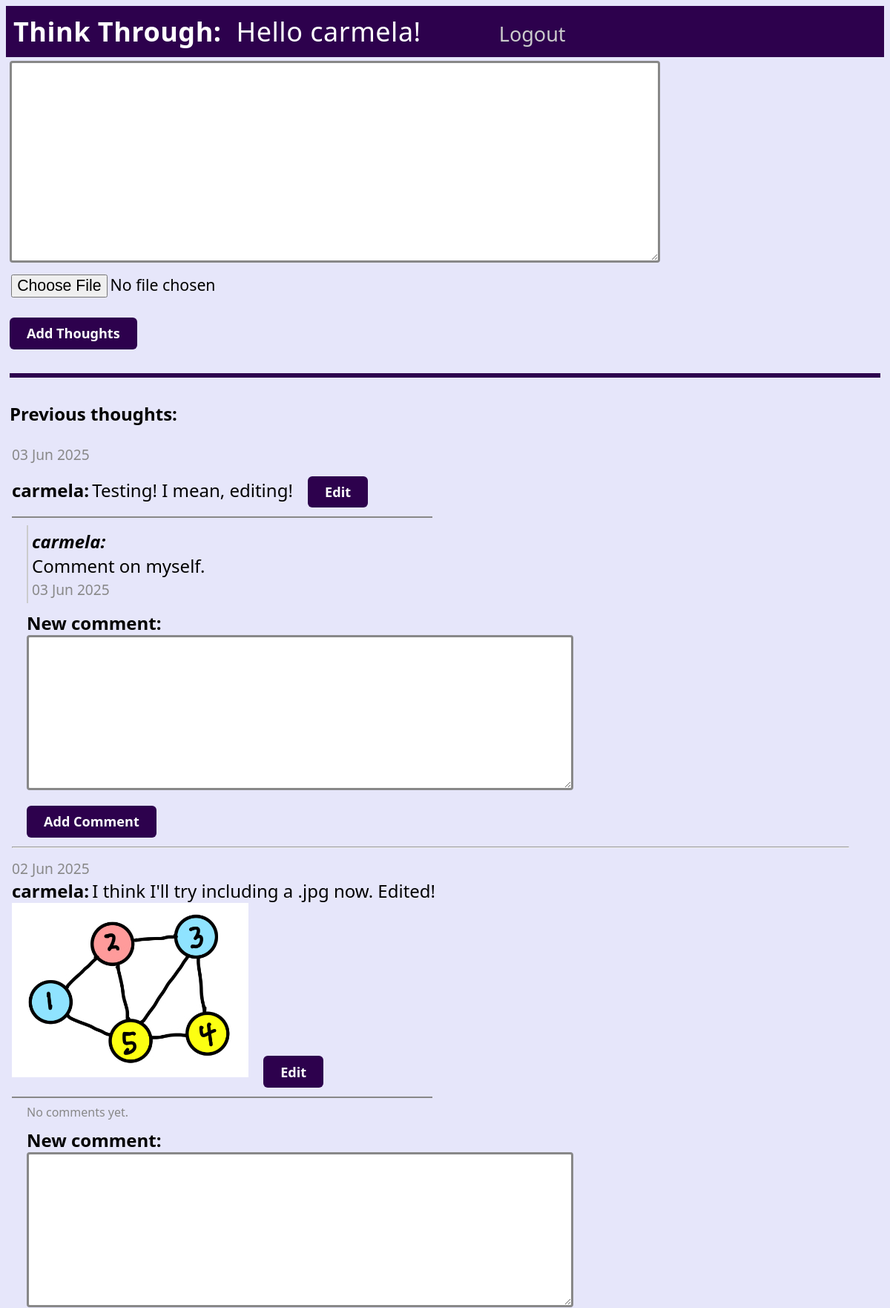
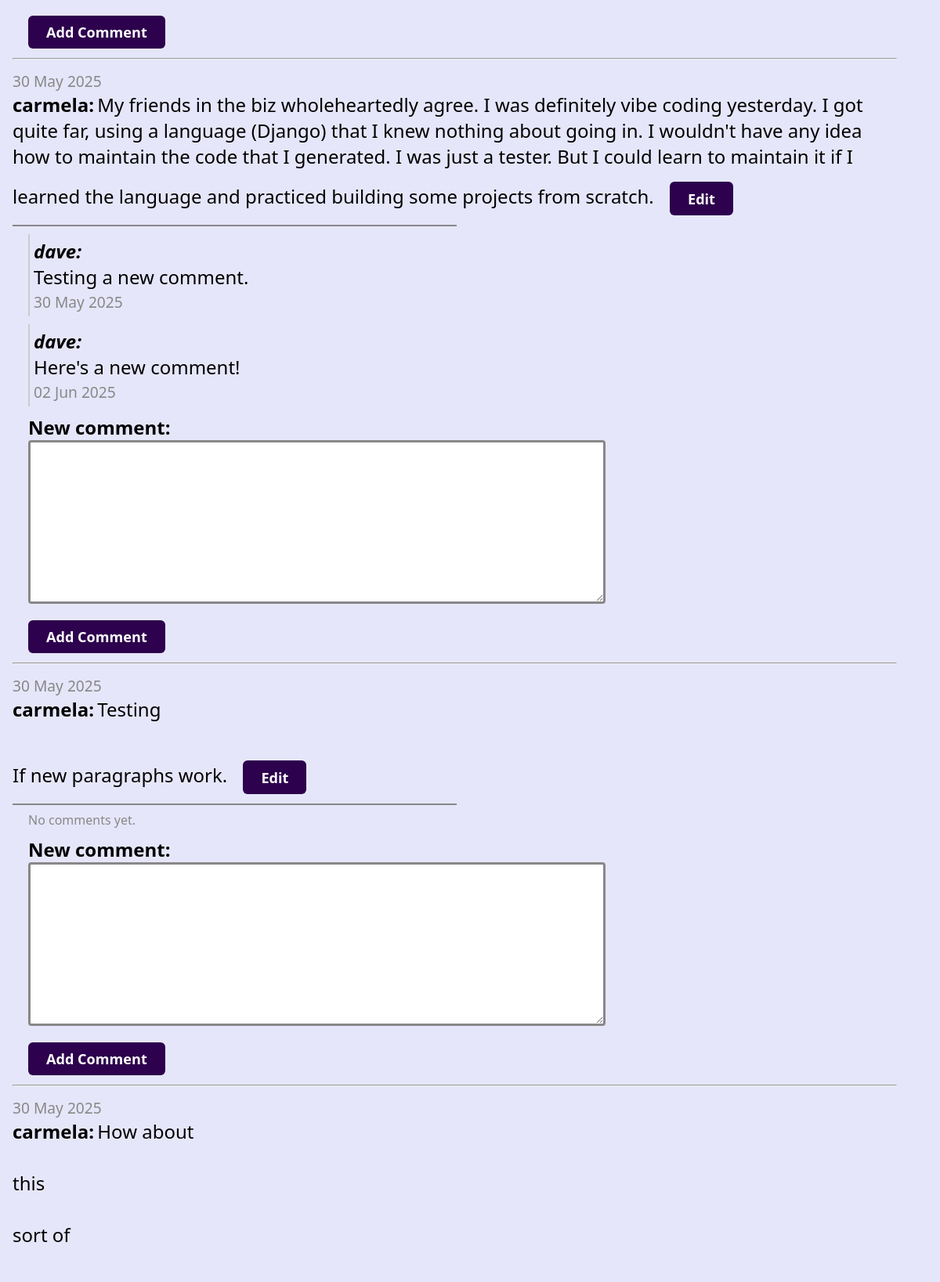
Screenshot of / (signed in, upper part) with the database file from the repository (2 pictures, top to bottom).
### hello/models.py (models this page shows, shortened)
class LogMessage(models.Model):
    user = models.ForeignKey('auth.User', on_delete=models.CASCADE, related_name='log_messages', null=True, blank=True)
    message = models.TextField()
    log_date = models.DateTimeField("date logged")
    image = models.ImageField(upload_to="message_images/", blank=True, null=True)

class Comment(models.Model):
    post = models.ForeignKey('LogMessage', on_delete=models.CASCADE, related_name='comments')
    user = models.ForeignKey('auth.User', on_delete=models.CASCADE, related_name='comments', null=True, blank=True)
    text = models.TextField(blank=True)
    image = models.ImageField(upload_to='comment_images/', blank=True, null=True)
    created_at = models.DateTimeField(auto_now_add=True)

### hello/views.py (the view)
# urls.py: path("", views.home, name="home"),
@require_http_methods(["GET", "POST"])
def home(request):
    if request.method == "POST" and request.user.is_authenticated:
        form = LogMessageForm(request.POST, request.FILES)
        if form.is_valid():
            message = form.save(commit=False)
            message.log_date = datetime.now()
            message.user = request.user
            message.save()
            return redirect('home')
    else:
        form = LogMessageForm()
    user = request.user
    if not user.is_authenticated:
        message_list = LogMessage.objects.none()
    elif user.is_staff or user.is_superuser:
        message_list = LogMessage.objects.all().order_by('-log_date')
    else:
        message_list = LogMessage.objects.filter(user=user).order_by('-log_date')
    filtered_comments = {}
    if user.is_authenticated and (user.is_staff or user.is_superuser):
        for message in message_list:
            filtered_comments[message.id] = list(message.comments.all())
    elif user.is_authenticated:
        for message in message_list:
            filtered_comments[message.id] = list(
                message.comments.filter(
                    Q(user=message.user) | Q(user__is_staff=True) | Q(user__is_superuser=True)
                )
            )
    else:
        for message in message_list:
            filtered_comments[message.id] = []
    context = {
        'message_list': message_list,
        'filtered_comments': filtered_comments,
        'comment_form': CommentForm(),
        'log_message_form': form,
        'user': user,
    }
    return TemplateResponse(request, "hello/home.html", context)

### hello/forms.py
class LogMessageForm(forms.ModelForm):
    class Meta:
        model = LogMessage
        fields = ("message", "image")   # Add image field to the form
        widgets = {
            "message": forms.Textarea(attrs={
                "rows": 8,
                "cols": 60,
                "class": "large-textarea",
                "style": "font-size:1.5em; font-family:inherit; line-height:1.3; padding:8px; box-sizing:border-box; border:3px solid #888; border-radius:4px;",
            }),
            "image": forms.ClearableFileInput(attrs={
                "class": "log-form",
                "style": "font-size:1.33em; padding:0.51em 1.275em; border-radius:6px; height:auto; min-width:0; max-width:none;",
            }),
        }

### hello/templatetags/dict_extras.py (called while the page is built)
@register.filter
def get_item(dictionary, key):
    return dictionary.get(key, [])

### hello/templates/hello/home.html (shortened to what this page needs)
{% extends "hello/layout.html" %}
{% load dict_extras %}
{% block content %}
    {% if user.is_authenticated %}
        <form method="POST" enctype="multipart/form-data" action="" class="log-form">
            <textarea name="message" id="id_message" rows="8" cols="60" class="large-textarea">{{ log_message_form.message.value|default_if_none:"" }}</textarea><br>
            {{ log_message_form.image }}<br>
            <button type="submit" class="save btn btn-default" style="margin-top: 10px;">Add Thoughts</button>
        </form>
    {% endif %}
    <hr style="border: 0; border-top: 6px solid #2d014d; margin: 32px 0; width: 100%;">
    <h2>Previous thoughts:</h2>
    {% if message_list %}
        <table class="message_list">
            <tbody>
            {% for message in message_list %}
                <tr>
                    <td colspan="2">
                        <div class="post-date comment-date">{{ message.log_date | date:'d M Y' }}</div>
                        <strong class="logged-message-user">{% if message.user %}{{ message.user.username }}:{% endif %}</strong>
                        <span class="logged-message">{{ message.message|linebreaksbr }}</span>
                        {% if message.image %}<br>
                            <img src="{{ message.image.url }}" alt="Message Image" style="max-width:400px; max-height:300px;">
                        {% endif %}
                        {% if user.is_authenticated and message.user == user %}
                            <form method="get" action="{% url 'edit_message' message.id %}" style="display:inline;">
                                <button type="submit" class="save btn btn-default" style="margin-left: 16px;">Edit</button>
                            </form>
                        {% endif %}
                    </td>
                </tr>
                <tr>
                    <td colspan="3">
                        <div class="comments">
                            <hr style="width:50%; margin-left:0; border:1.5px solid #888;">
                            {% for comment in filtered_comments|get_item:message.id %}
                                <div style="margin: 10px 0 10px 20px; padding: 5px; border-left: 2px solid #ccc;">
                                    <em class="comment-user">
                                        {% if comment.user %}
                                            {{ comment.user.username }}:
                                        {% endif %}
                                    </em>
                                    {% if comment.text %}<div class="comment-text">{{ comment.text }}</div>{% endif %}
                                    <div class="comment-date">{{ comment.created_at|date:'d M Y' }}</div>
                                </div>
                            {% empty %}
                                <div style="margin-left:20px; color:#888;">No comments yet.</div>
                            {% endfor %}
                            <form method="post" enctype="multipart/form-data" action="{% url 'add_comment' message.id %}" style="margin-left:20px; margin-top:10px;">
                                <span class="new-comment-label">New comment:</span><br>
                                <textarea name="text" id="id_text_{{ message.id }}" rows="6" cols="50" class="large-textarea"></textarea><br>
                                <button type="submit" name="add_comment" value="1" class="save btn btn-default">Add Comment</button>
                            </form>
                        </div>
                    </td>
                </tr>
                <tr><td colspan="3"><hr></td></tr>
            {% endfor %}
            </tbody>
        </table>
    {% else %}
        <p>No messages have been logged. Use the form above to log your first message.</p>
    {% endif %}
{% endblock %}

### hello/templates/hello/layout.html (shortened to what this page needs)
<!DOCTYPE html>
<html>
<head>
    {% load static %}
    <link rel="stylesheet" type="text/css" href="{% static 'hello/site.css' %}"/>
</head>
<body>
<div class="navbar">
    <a href="{% url 'home' %}" class="navbar-brand">Think Through:</a>
    {% if user.is_authenticated %}
        <span style="margin-left:20px;">Hello {{ user.username }}!</span>
        <form action="{% url 'logout' %}" method="post" style="display:inline;" class="logout-form">
            <button type="submit" class="logout-btn" style="background:none; border:none; color:#cccccc; cursor:pointer; padding:0; font-size:12px;">Logout</button>
        </form>
    {% else %}
        <a href="{% url 'login' %}" class="navbar-item">Login</a>
    {% endif %}
</div>
<div class="body-content">
    {% block content %}
    {% endblock %}
</div>
</body>
</html>

### hello/static/hello/site.css (style rules this page uses)
input[type="file"] { font-size: 1.33em !important; padding: 0.51em 1.1em 0.51em 0.1em !important; border-radius: 6px !important; height: auto !important; min-width: 0 !important; max-width: none !important; font-family: inherit !important; margin-left: 0 !important; margin-right: 0 !important; }
button, input[type="submit"], input[type="button"], input[type="reset"], .save, .comment-form, .logout-btn, .btn, .navbar-item { font-size: 1.13em !important; font-family: inherit !important; padding: 0.51em 1.275em !important; border-radius: 6px !important; margin-top: 16px !important; background: #2d014d !important; color: #fff !important; border: none !important; cursor: pointer !important; font-weight: 600 !important; transition: background 0.2s; }
.new-comment-label { font-size: 1.5em; font-weight: 700; font-family: inherit; }
body { background: #e6e6fa; }
.comment-user { font-size: 1.5em; font-family: inherit; font-weight: 700; }
.comment-text { font-size: 1.5em; font-family: inherit; }
.comment-date { font-size: 1.2em; color: #888; font-family: inherit; margin-top: 2px; }
form.logout-form button.logout-btn { font-size: 0.75em !important; font-family: 'Segoe UI', 'Trebuchet MS', Arial, sans-serif !important; font-weight: 500 !important; color: #cccccc !important; background: none !important; border: none !important; cursor: pointer !important; padding: 0 !important; margin: 0 0 0 25px !important; height: 36px !important; line-height: 36px !important; display: inline-block !important; vertical-align: middle !important; }
.log-form label, .log-form input[type="file"], .log-form button, .log-form .save { font-size: 1.33em; }
.log-form button, .log-form .save { padding: 0.51em 1.275em; border-radius: 6px; font-size: 1.13em; margin-top: 16px; }
.logged-message-user { font-size: 1.5em; font-family: inherit; font-weight: 700; }
.message_list th, .message_list td { text-align: left; padding-right: 40px; vertical-align: top; }
.large-textarea { font-size: 1.5em; font-family: inherit; line-height: 1.3; padding: 8px; box-sizing: border-box; border: 3px solid #888; border-radius: 4px; }
.logged-message { font-size: 1.5em; }
.navbar, .navbar a, .navbar span, .navbar .navbar-item, .navbar form, .navbar form button.navbar-item { font-size: 1.5em !important; font-family: 'Segoe UI', 'Trebuchet MS', Arial, sans-serif; }
.navbar { background-color: #2d014d; color: white; padding: 10px 10px 10px 10px; display: flex; align-items: center; font-family: 'Segoe UI', 'Trebuchet MS', Arial, sans-serif; font-size: 36px; }
.navbar a, .navbar span { text-decoration: none; color: inherit; font-size: 36px; font-family: 'Segoe UI', 'Trebuchet MS', Arial, sans-serif; font-weight: 500; margin-left: 25px; margin-right: 0; letter-spacing: 0.5px; display: inline-block; }
.navbar form { display: inline; margin-left: 80px; }
.navbar a.navbar-brand { font-size: 36px; font-weight: 700; margin-left: 0; }
.body-content { padding: 5px; font-family:'Segoe UI', Tahoma, Geneva, Verdana, sans-serif; }
.message_list th,td { text-align: left; padding-right: 15px; }

### rows the page displays
LogMessage: log_date "03 Jun 2025", user.username "carmela", message "Testing! I mean, editing!", shows "Edit"
Comment: user.username "carmela", text "Comment on myself.", created_at "03 Jun 2025"
LogMessage: log_date "02 Jun 2025", user.username "carmela", message "I think I'll try including a .jpg now. Edited!", image (picture)
LogMessage: log_date "30 May 2025", user.username "carmela", message "My friends in the biz wholeheartedly agree. I was definitely vibe coding yesterday. I got quite far, using a language (Django) that I knew nothing about going in. I wouldn't have any idea how to maintain the code that I generated. I was just a tester. But I could learn to maintain it if I learned the language and practiced building some projects from scratch.", shows "Edit"
Comment: user.username "dave", text "Testing a new comment.", created_at "30 May 2025"
Comment: user.username "dave", text "Here's a new comment!", created_at "02 Jun 2025"
LogMessage: log_date "30 May 2025", user.username "carmela", message "Testing If new paragraphs work.", shows "Edit"
LogMessage: log_date "30 May 2025", user.username "carmela", message "How about this sort of"

### other values shown
{{ user.username }} "carmela"
